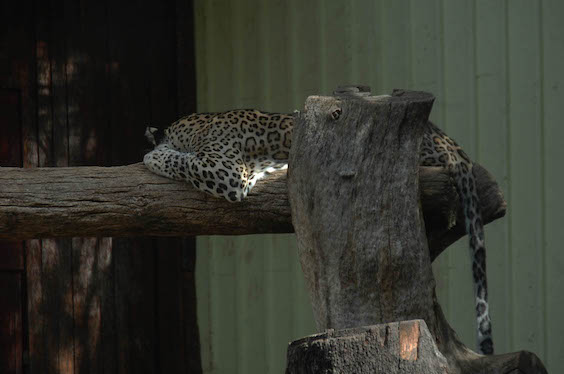
#> input picture images/leopard.jpg, 564 x 374 px
$ jupyter execute contrast_stretching.ipynb
#> lines starting #> are read from the running program, lines starting #| are printed output that depends on the picture
# Contrast stretching techniques comparison

<small>Author: Fernando Carlos López Hernández</small>
<p>This notebook shows how to implement autocontrast and equalization with the RGB and HSV histograms

[cell 1]
import matplotlib.pyplot as plt
import numpy as np
import skimage.io
from skimage import color
im = skimage.io.imread('images/leopard.jpg')
#> im is the input picture: shape (374, 564, 3); mean R, G, B 52.2, 54, 45.7

First we compute the percentile autocontrast with the RGB histogram. You can set the <code>percentile</code> variable to indicate the percentile cut-off

[cell 2]
percentile = 1.0
max_s = 255.0
rgb_channels = np.reshape(im,(-1,3))
low_rgb = np.percentile(rgb_channels, percentile, axis = 0).reshape(1,3).astype('uint8')
#> low_rgb = [[9, 9, 7]]
high_rgb = np.percentile(rgb_channels, 100.0-percentile, axis = 0).reshape(1,3).astype('uint8')
#> high_rgb = [[121, 118, 108]]
out_rgb = max_s/(high_rgb-low_rgb)*(rgb_channels-low_rgb)
out_rgb = np.reshape(out_rgb,im.shape).astype(np.uint8)
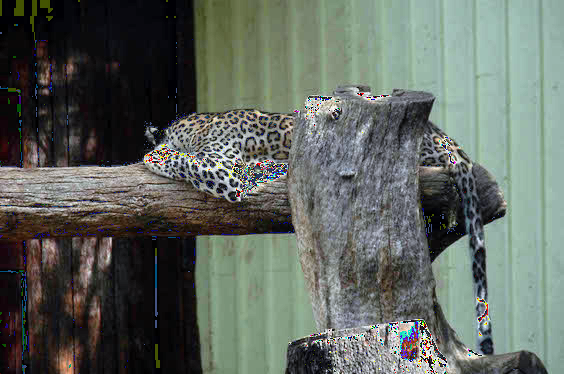
#> out_rgb: shape (374, 564, 3); mean R, G, B 95.8, 103.1, 96
# We show the RGB autocontrast and the histograms
plt.rcParams['figure.figsize'] = [15, 6]
fig, axes = plt.subplots(nrows=2, ncols=4)
axes[0,0].imshow(im); axes[0,0].set_title('Original'); axes[0,0].set_axis_off()
axes[0,1].get_yaxis().set_visible(False)
axes[0,1].hist(rgb_channels[:,0], bins = 256, color = 'red')
axes[0,1].set_xlim([0, 255])
axes[0,2].get_yaxis().set_visible(False)
axes[0,2].hist(rgb_channels[:,1], bins = 256, color = 'green')
axes[0,2].set_xlim([0, 255])
axes[0,3].get_yaxis().set_visible(False)
axes[0,3].hist(rgb_channels[:,2], bins = 256, color = 'blue')
axes[0,3].set_xlim([0, 255])
axes[1,0].imshow(out_rgb)
axes[1,0].set_title('RGB autocontrast\nlow_rgb=%s\nhigh_rgb=%s' % (str(low_rgb.ravel()),str(high_rgb.ravel())))
axes[1,0].set_axis_off()
axes[1,1].get_yaxis().set_visible(False)
axes[1,1].hist(out_rgb[:,:,0].ravel(), bins = 256, color = 'red')
axes[1,1].set_xlim([0, 255])
axes[1,2].get_yaxis().set_visible(False)
axes[1,2].hist(out_rgb[:,:,1].ravel(), bins = 256, color = 'green')
axes[1,2].set_xlim([0, 255])
axes[1,3].get_yaxis().set_visible(False)
axes[1,3].hist(out_rgb[:,:,2].ravel(), bins = 256, color = 'blue')
axes[1,3].set_xlim([0, 255]);
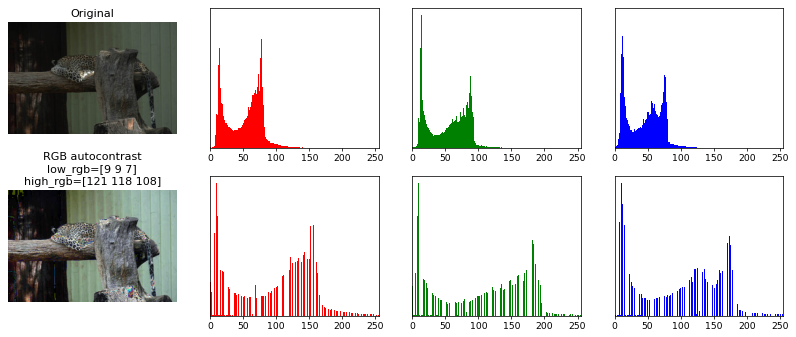
#> figure drawn by matplotlib, 8 panels; panel 2: tallest bar 8880 high, from x = 12.95 to 13.95; panel 3: tallest bar 10800 high, from x = 12.95 to 13.95; panel 4: tallest bar 9750 high, from x = 10.96 to 11.95; panel 6: tallest bar 8881 high, from x = 8.96 to 9.96

We compute the percentile autocontrast with the HSV histogram by adjusting only the value channel
<p>Take into account that the values of the V channel are in the range 0.0 .. 1.0

[cell 3]
im_hsv = color.rgb2hsv(im)
#> im_hsv: shape (374, 564, 3) float64; mean of channels 0, 1, 2 0.193, 0.193, 0.218
max_s = 1.0
v_channel = im_hsv[:,:,2]
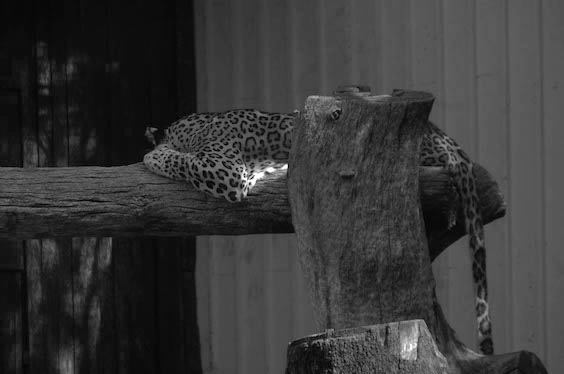
#> v_channel: shape (374, 564) float64; min 0, max 1, mean 0.218
low_auto_v = np.percentile(v_channel.ravel(), percentile, axis = 0)
#> low_auto_v = 0.0353
high_auto_v = np.percentile(v_channel.ravel(), 100.0-percentile, axis = 0)
#> high_auto_v = 0.478
out_auto_v = max_s/(high_auto_v-low_auto_v)*(v_channel.ravel()-low_auto_v)
out_auto_v = np.clip(out_auto_v, a_min = 0.0, a_max = 1.0)
out_auto_v = np.reshape(out_auto_v,v_channel.shape)
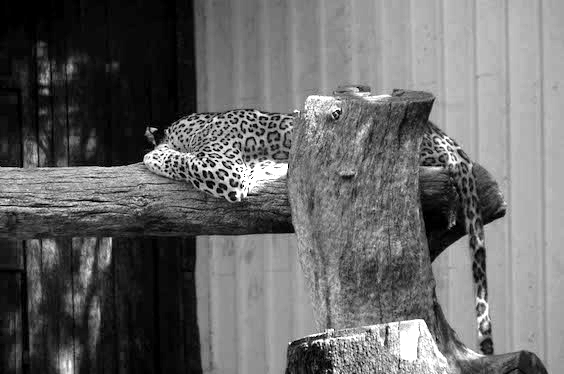
#> out_auto_v: shape (374, 564) float64; min 0, max 1, mean 0.409
out_auto_hsv = im_hsv.copy()
out_auto_hsv[:,:,2] = out_auto_v
#> out_auto_hsv: shape (374, 564, 3) float64; mean of channels 0, 1, 2 0.193, 0.193, 0.409
out_auto_hsv = color.hsv2rgb(out_auto_hsv)
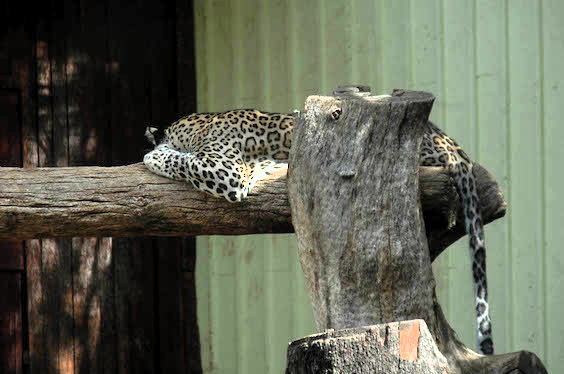
#> out_auto_hsv: shape (374, 564, 3) float64; mean R, G, B 0.383, 0.399, 0.338
out_auto_hsv = (255*out_auto_hsv).astype(np.uint8)
# We show the HSV autocontrast result and Value histogram
plt.rcParams['figure.figsize'] = [15, 7]
fig, axes = plt.subplots(nrows=2, ncols=3)
axes[0,0].imshow(im); axes[0,0].set_title('Original'); axes[0,0].set_axis_off()
axes[0,1].imshow(v_channel, cmap = 'gray'); axes[0,1].set_title('Original value'); axes[0,1].set_axis_off()
axes[0,2].get_yaxis().set_visible(False)
axes[0,2].hist(v_channel.ravel(), bins = 256, color = 'gray')
axes[0,2].set_title('Original value histogram')
axes[0,2].set_xlim([0.0, 1.0])
axes[1,0].imshow(out_auto_hsv)
axes[1,0].set_title('HSV autocontrast\nlow_v=%s\nhigh_v=%s' % (round(low_auto_v,3),round(high_auto_v,3)))
axes[1,0].set_axis_off()
axes[1,1].imshow(out_auto_v, cmap = 'gray'); axes[1,1].set_title('Autocontrast value'); axes[1,1].set_axis_off()
axes[1,2].get_yaxis().set_visible(False)
axes[1,2].hist(out_auto_v.ravel(), bins = 256, color = 'gray')
axes[1,2].set_title('Autocontrast value histogram')
axes[1,2].set_xlim([0.0, 1.0]);
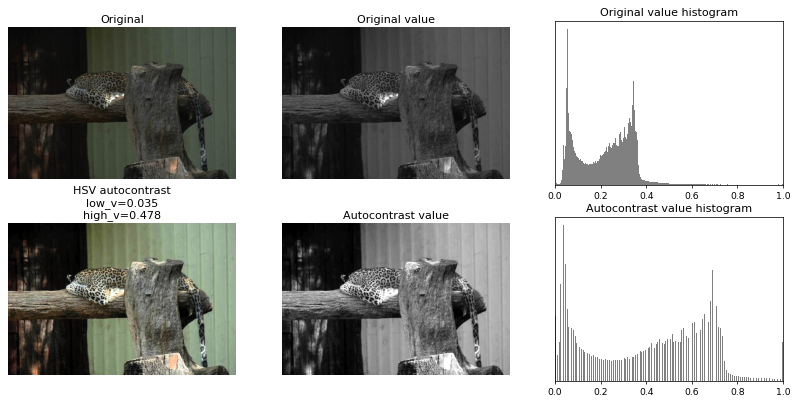
#> figure drawn by matplotlib, 6 panels; panel 3: tallest bar 8819 high, from x = 0.0508 to 0.0547; panel 6: tallest bar 8819 high, from x = 0.0352 to 0.0391

Now, we compute the HSV equalization with the Value channel, which values are in the range 0.0 .. 1.0
<p>Finally we compare constrast stretching by means of autocontrast and equalization

[cell 4]
N = v_channel.size
#> N = 210936
L = 256
labels, counts = np.unique(v_channel, return_counts=True)
#> labels = 256 values from 0 to 1; counts = 256 values, max 8819 at index 13, min 1 at index 207, mean 824
h = counts
#> h has the same summary as counts
H = np.cumsum(counts)
#> H = 256 values from 8 to 210936
s = 1.0/N*H
#> s = 256 values from 3.79e-05 to 1
# Use a LUT to map input labels to equalized values
mapping = dict(zip(labels, s))
#> mapping = 256 items
out_eq_v = np.vectorize(mapping.get)(v_channel)
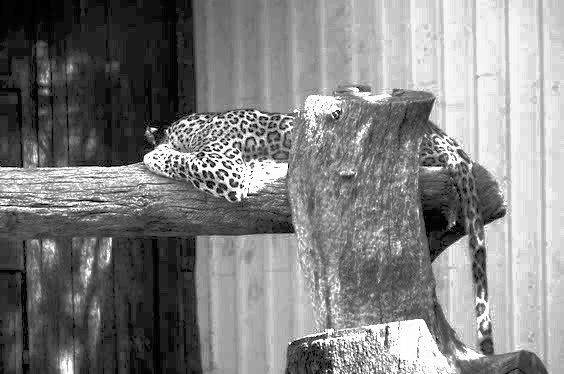
#> out_eq_v: shape (374, 564) float64; min 3.79e-05, max 1, mean 0.507
out_eq_hsv = im_hsv.copy()
out_eq_hsv[:,:,2] = out_eq_v
#> out_eq_hsv: shape (374, 564, 3) float64; mean of channels 0, 1, 2 0.193, 0.193, 0.507
out_eq_hsv = color.hsv2rgb(out_eq_hsv)
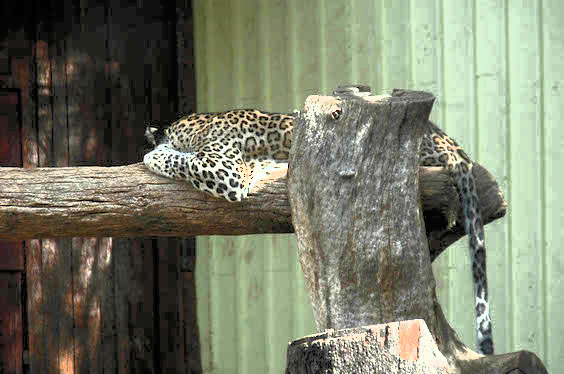
#> out_eq_hsv: shape (374, 564, 3) float64; mean R, G, B 0.475, 0.493, 0.417
out_eq_hsv = (255*out_eq_hsv).astype(np.uint8)
# We show and compare constrast stretching by means of autocontrast and equalization
plt.rcParams['figure.figsize'] = [15, 7]
fig, axes = plt.subplots(nrows=2, ncols=3)
axes[0,0].imshow(im); axes[0,0].set_title('Original')
axes[1,0].imshow(v_channel, cmap = 'gray'); axes[1,0].set_title('Original value')
axes[0,1].imshow(out_eq_hsv); axes[0,1].set_title('Autocontrast image')
axes[1,1].imshow(out_auto_v, cmap = 'gray'); axes[1,1].set_title('Autocontrast value')
axes[0,2].imshow(out_eq_hsv); axes[0,2].set_title('Equalized image')
axes[1,2].imshow(out_eq_v, cmap = 'gray'); axes[1,2].set_title('Equalized value')
for ax in axes.reshape(-1):
    ax.set_axis_off()
